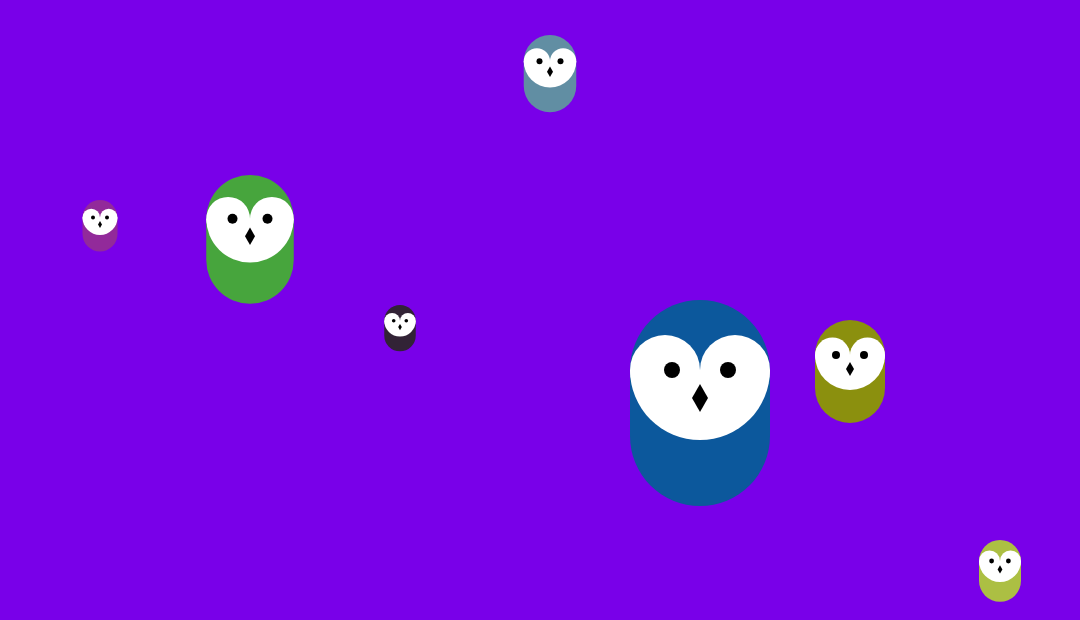
Frame 1 (no input)
Frame 60 (no input): identical to frame 1, image omitted
Frame 120 (the mouse pressed at the canvas centre since frame 60): identical to frame 1, image omitted

The p5.js sketch that drew this single still picture (run headless with seeded random() and noise() and a simulated clock; from frame 60 on, the mouse is pressed at the canvas centre):

// p5.js sketch
// ── sketch.js
var owlColor1
var owlColor2
var owlX
var owlY

function setup() {
  createCanvas(1080, 620);
  
  owlX=[
    100,
    250,
    400,
    550,
    700,
    850,
    1000]
    
  owlY=[
    250,
    300,
    350,
    110,
    500,
    420,
    600]
  
  owlScale=[
    0.50,
    1.25,
    .45,
    .75,
    2.0,
    1.0,
    0.60]
   
  owlColorz =[
    color(random(205), random(205), random(205)),
    color(random(205), random(205), random(205)),
    color(random(205), random(205), random(205)),
    color(random(205), random(205), random(205)),
    color(random(205), random(205), random(205)),
    color(random(205), random(205), random(205)),
    color(random(205), random(205), random(205))]
    
  
}

function draw() {
background(121, 0, 233);  

  for(var i = 0; i< 7; i++){
  drawOwl(owlX[i], owlY[i], owlScale[i],owlColorz[i]);
}

  


 
}
function drawOwl(x, y, owlS, owlC){
  push();
  translate(x, y);//Owl placement X and Y
  scale(owlS); //keep this around and uncomment in Step 3!
  stroke(owlC);//owl body color
  strokeWeight(70);
  line(0, -32, 0, -65); // Body
  noStroke();
  fill(255);//owl face color
  ellipse(-17.5, -65, 35, 35);  // Left eye dome
  ellipse(17.5, -65, 35, 35);   // Right eye dome
  arc(0, -65, 70, 70, 0, PI);   // Chin
  fill(0);
  ellipse(-14, -65, 8, 8);  // Left eye
  ellipse(14, -65, 8, 8);   // Right eye
  quad(0, -58, 4, -51, 0, -44, -4, -51); // Bea
  pop();
}


  
